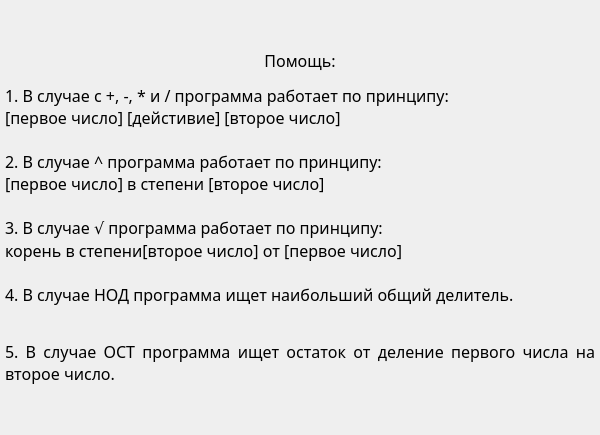
<?xml version="1.0" encoding="UTF-8"?>
<ui version="4.0">
 <class>helpme</class>
 <widget class="QDialog" name="helpme">
  <property name="geometry">
   <rect>
    <x>0</x>
    <y>0</y>
    <width>600</width>
    <height>435</height>
   </rect>
  </property>
  <property name="sizePolicy">
   <sizepolicy hsizetype="Fixed" vsizetype="Fixed">
    <horstretch>0</horstretch>
    <verstretch>0</verstretch>
   </sizepolicy>
  </property>
  <property name="minimumSize">
   <size>
    <width>600</width>
    <height>435</height>
   </size>
  </property>
  <property name="maximumSize">
   <size>
    <width>600</width>
    <height>435</height>
   </size>
  </property>
  <property name="font">
   <font>
    <family>Hack</family>
    <pointsize>12</pointsize>
   </font>
  </property>
  <property name="windowTitle">
   <string>Помощь</string>
  </property>
  <property name="windowIcon">
   <iconset>
    <normaloff>img/logo.png</normaloff>img/logo.png</iconset>
  </property>
  <property name="modal">
   <bool>true</bool>
  </property>
  <layout class="QVBoxLayout" name="verticalLayout">
   <property name="spacing">
    <number>5</number>
   </property>
   <property name="leftMargin">
    <number>5</number>
   </property>
   <property name="topMargin">
    <number>5</number>
   </property>
   <property name="rightMargin">
    <number>5</number>
   </property>
   <property name="bottomMargin">
    <number>5</number>
   </property>
   <item>
    <widget class="QLabel" name="help_label">
     <property name="font">
      <font>
       <family>Hack</family>
      </font>
     </property>
     <property name="text">
      <string>&lt;html&gt;&lt;head/&gt;&lt;body&gt;&lt;p align=&quot;center&quot;&gt;Помощь:&lt;/p&gt;&lt;p align=&quot;justify&quot;&gt;1. В случае с +, -, * и / программа работает по принципу:&lt;br/&gt;[первое число] [дейстивие] [второе число]&lt;br/&gt;&lt;br/&gt;2. В случае ^ программа работает по принципу:&lt;br/&gt;[первое число] в степени [второе число]&lt;br/&gt;&lt;br/&gt;3. В случае √ программа работает по принципу:&lt;br/&gt;корень в степени[второе число] от [первое число]&lt;br/&gt;&lt;br/&gt;4. В случае НОД программа ищет наибольший общий делитель.&lt;br/&gt;&lt;/p&gt;&lt;p align=&quot;justify&quot;&gt;5. В случае ОСТ программа ищет остаток от деление первого числа на второе число.&lt;/p&gt;&lt;/body&gt;&lt;/html&gt;</string>
     </property>
     <property name="alignment">
      <set>Qt::AlignLeading|Qt::AlignLeft|Qt::AlignVCenter</set>
     </property>
     <property name="wordWrap">
      <bool>true</bool>
     </property>
     <property name="margin">
      <number>5</number>
     </property>
    </widget>
   </item>
  </layout>
 </widget>
 <resources/>
 <connections/>
</ui>
